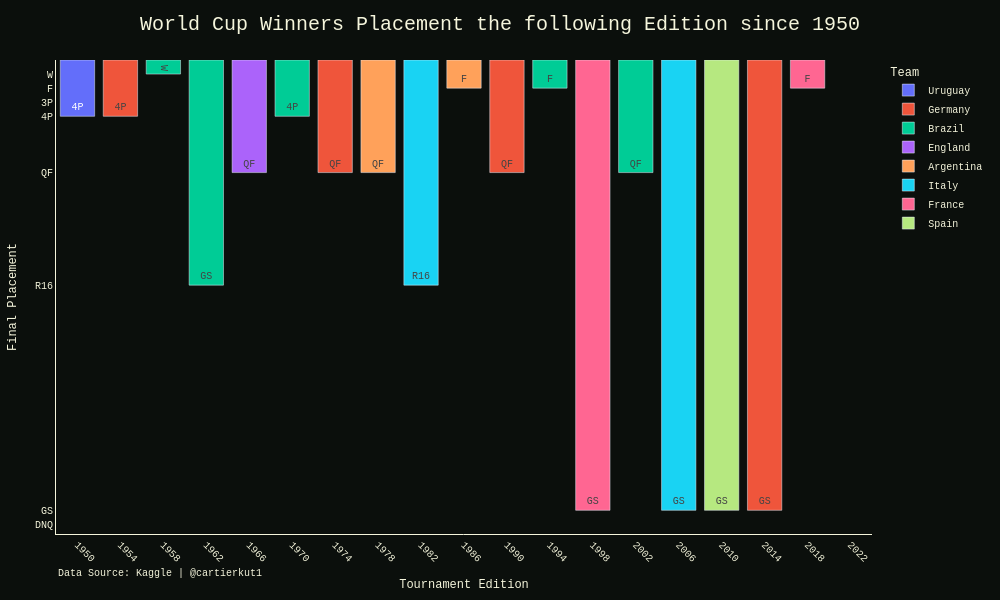

Notebook code cell kept with this figure:
### Code cell
base = all_editions.copy()
base["edition"] = pd.to_numeric(base["edition"])
base["position"] = pd.to_numeric(base["position"], errors="coerce")

editions = sorted(base["edition"].unique())
next_edition_map = dict(zip(editions[:-1], editions[1:]))

# winners only
df = base.loc[base["placement"].eq("Winner") & (base["edition"] >= 1950), ["edition", "country"]].copy()
df["next_edition"] = df["edition"].map(next_edition_map)

#min year
min_ed = df["edition"].min()

# lookup that checks the same team in the immediate next World Cup
lookup = (
    base[["country", "edition", "placement", "position"]]
    .rename(
        columns={
            "edition": "next_edition",
            "placement": "next_placement",
            "position": "next_position",
        }
    )
)

df = df.merge(lookup, on=["country", "next_edition"], how="left")

# missing in the immediate next edition = did not qualify
df.loc[df["next_edition"].notna() & df["next_position"].isna(), "next_placement"] = "DNQ"

# no next edition available in the dataset yet
df.loc[df["next_edition"].isna(), "next_placement"] = "TBD"

dnq_rank = base["position"].max() + 1
df["plot_position"] = df["next_position"]
df.loc[df["next_placement"].eq("DNQ"), "plot_position"] = dnq_rank

placement_map = {
    "Winner": "W",
    "Runner-up": "F",
    "Third Place": "3P",
    "Fourth Place": "4P",
    "Semi-final": "SF",
    "Quarter-final": "QF",
    "Round of 16": "R16",
    "Group Stage": "GS",
    "DNQ": "DNQ",
    "TBD": "TBD",
}

value_map = {
    "W": 1,
    "F": 2,
    "3P": 3,
    "4P": 4,
    "QF": 8,
    "R16": 16,
    "GS": 32,
    }

df["next_placement_short"] = df["next_placement"].map(placement_map)
df["next_placement_value"] = df["next_placement_short"].map(value_map)
fig = px.bar(
    df,
    x="edition",
    y="plot_position",
    hover_data=["country", "next_edition", "next_placement"],
    text="next_placement_short",
    title="Every World Cup Winners Placement the following Edition",
    color="country",

)
fig.update_yaxes(
    autorange="reversed",
    title= "Finish",
    tickvals=[1, 2, 3, 4, 8, 16, 32, dnq_rank],
    ticktext=["W", "F", "3P", "4P", "QF", "R16", "GS", "DNQ"],
    )
fig.update_xaxes(
    tickmode="array",
    tickvals=tick_vals,
    ticktext=[str(x) for x in tick_vals],
    tickangle=45,
    title= "Tournament Edition"
)

fig.update_layout(
    height=600,
    width=1000,
     title=dict(
            font=dict(size=20, color="Beige"),
            text= f"World Cup Winners Placement the following Edition since {min_ed}",
            x=0.5
        ),
    legend = dict(
        title="Team"
        ),
    font=dict(
        family="Courier New, monospace",
        size=10,
        color="Beige"
    ),
    margin=dict(l=40, r=40, t=60, b=40),
    paper_bgcolor="#0B0F0C", autosize=False, plot_bgcolor = '#0B0F0C',
    xaxis=dict(
        title="Tournament Edition",
        showgrid=False,
        gridcolor='rgba(0,255,65,0.15)',
        zeroline=False,
        linecolor='Beige',
        tickcolor= 'Beige',
    ),

    yaxis=dict(
        title="Final Placement",
        showgrid=False,
        gridcolor='rgba(0,255,65,0.15)',
        zeroline=False,
        linecolor='Beige',
        tickcolor= 'Beige',
    )
        
)

#add caption at the bottom of the chart
fig.add_annotation(
        text="Data Source: Kaggle | @cartierkut1",
        xref="paper", yref="paper",
        x=0, y=-0.1,
        showarrow=False,
        font=dict(size=10, color="Beige"),
)


fig.show(scale=3)
fig.write_image("assets/visualizations/b2b2.png", scale=2)

print(df["next_placement_short"].value_counts())
print(df["next_placement_value"].mean())

### Figure 1 — Plotly figure (JSON) as saved in the notebook; plotly's stock layout.template omitted (floating-point values rounded to 4 significant figures)
{"data": [{"customdata": [["Uruguay", 1954, "Fourth Place"]], "hovertemplate": "country=%{customdata[0]}<br>edition=%{x}<br>plot_position=%{y}<br>next_placement_short=%{text}<br>next_edition=%{customdata[1]}<br>next_placement=%{customdata[2]}<extra></extra>", "legendgroup": "Uruguay", "marker": {"color": "#636efa", "pattern": {"shape": ""}}, "name": "Uruguay", "orientation": "v", "showlegend": true, "text": ["4P"], "textposition": "auto", "type": "bar", "x": [1950], "xaxis": "x", "y": [4.0], "yaxis": "y"}, {"customdata": [["Germany", 1958, "Fourth Place"], ["Germany", 1978, "Quarter-final"], ["Germany", 1994, "Quarter-final"], ["Germany", 2018, "Group Stage"]], "hovertemplate": "country=%{customdata[0]}<br>edition=%{x}<br>plot_position=%{y}<br>next_placement_short=%{text}<br>next_edition=%{customdata[1]}<br>next_placement=%{customdata[2]}<extra></extra>", "legendgroup": "Germany", "marker": {"color": "#EF553B", "pattern": {"shape": ""}}, "name": "Germany", "orientation": "v", "showlegend": true, "text": ["4P", "QF", "QF", "GS"], "textposition": "auto", "type": "bar", "x": [1954, 1974, 1990, 2014], "xaxis": "x", "y": [4.0, 8.0, 8.0, 32.0], "yaxis": "y"}, {"customdata": [["Brazil", 1962, "Winner"], ["Brazil", 1966, "Group Stage"], ["Brazil", 1974, "Fourth Place"], ["Brazil", 1998, "Runner-up"], ["Brazil", 2006, "Quarter-final"]], "hovertemplate": "country=%{customdata[0]}<br>edition=%{x}<br>plot_position=%{y}<br>next_placement_short=%{text}<br>next_edition=%{customdata[1]}<br>next_placement=%{customdata[2]}<extra></extra>", "legendgroup": "Brazil", "marker": {"color": "#00cc96", "pattern": {"shape": ""}}, "name": "Brazil", "orientation": "v", "showlegend": true, "text": ["W", "GS", "4P", "F", "QF"], "textposition": "auto", "type": "bar", "x": [1958, 1962, 1970, 1994, 2002], "xaxis": "x", "y": [1.0, 16.0, 4.0, 2.0, 8.0], "yaxis": "y"}, {"customdata": [["England", 1970, "Quarter-final"]], "hovertemplate": "country=%{customdata[0]}<br>edition=%{x}<br>plot_position=%{y}<br>next_placement_short=%{text}<br>next_edition=%{customdata[1]}<br>next_placement=%{customdata[2]}<extra></extra>", "legendgroup": "England", "marker": {"color": "#ab63fa", "pattern": {"shape": ""}}, "name": "England", "orientation": "v", "showlegend": true, "text": ["QF"], "textposition": "auto", "type": "bar", "x": [1966], "xaxis": "x", "y": [8.0], "yaxis": "y"}, {"customdata": [["Argentina", 1982, "Quarter-final"], ["Argentina", 1990, "Runner-up"], ["Argentina", null, "TBD"]], "hovertemplate": "country=%{customdata[0]}<br>edition=%{x}<br>plot_position=%{y}<br>next_placement_short=%{text}<br>next_edition=%{customdata[1]}<br>next_placement=%{customdata[2]}<extra></extra>", "legendgroup": "Argentina", "marker": {"color": "#FFA15A", "pattern": {"shape": ""}}, "name": "Argentina", "orientation": "v", "showlegend": true, "text": ["QF", "F", "TBD"], "textposition": "auto", "type": "bar", "x": [1978, 1986, 2022], "xaxis": "x", "y": [8.0, 2.0, NaN], "yaxis": "y"}, {"customdata": [["Italy", 1986, "Round of 16"], ["Italy", 2010, "Group Stage"]], "hovertemplate": "country=%{customdata[0]}<br>edition=%{x}<br>plot_position=%{y}<br>next_placement_short=%{text}<br>next_edition=%{customdata[1]}<br>next_placement=%{customdata[2]}<extra></extra>", "legendgroup": "Italy", "marker": {"color": "#19d3f3", "pattern": {"shape": ""}}, "name": "Italy", "orientation": "v", "showlegend": true, "text": ["R16", "GS"], "textposition": "auto", "type": "bar", "x": [1982, 2006], "xaxis": "x", "y": [16.0, 32.0], "yaxis": "y"}, {"customdata": [["France", 2002, "Group Stage"], ["France", 2022, "Runner-up"]], "hovertemplate": "country=%{customdata[0]}<br>edition=%{x}<br>plot_position=%{y}<br>next_placement_short=%{text}<br>next_edition=%{customdata[1]}<br>next_placement=%{customdata[2]}<extra></extra>", "legendgroup": "France", "marker": {"color": "#FF6692", "pattern": {"shape": ""}}, "name": "France", "orientation": "v", "showlegend": true, "text": ["GS", "F"], "textposition": "auto", "type": "bar", "x": [1998, 2018], "xaxis": "x", "y": [32.0, 2.0], "yaxis": "y"}, {"customdata": [["Spain", 2014, "Group Stage"]], "hovertemplate": "country=%{customdata[0]}<br>edition=%{x}<br>plot_position=%{y}<br>next_placement_short=%{text}<br>next_edition=%{customdata[1]}<br>next_placement=%{customdata[2]}<extra></extra>", "legendgroup": "Spain", "marker": {"color": "#B6E880", "pattern": {"shape": ""}}, "name": "Spain", "orientation": "v", "showlegend": true, "text": ["GS"], "textposition": "auto", "type": "bar", "x": [2010], "xaxis": "x", "y": [32.0], "yaxis": "y"}], "layout": {"annotations": [{"font": {"color": "Beige", "size": 10}, "showarrow": false, "text": "Data Source: Kaggle | @cartierkut1", "x": 0, "xref": "paper", "y": -0.1, "yref": "paper"}], "autosize": false, "barmode": "relative", "font": {"color": "Beige", "family": "Courier New, monospace", "size": 10}, "height": 600, "legend": {"title": {"text": "Team"}, "tracegroupgap": 0}, "margin": {"b": 40, "l": 40, "r": 40, "t": 60}, "paper_bgcolor": "#0B0F0C", "plot_bgcolor": "#0B0F0C", "title": {"font": {"color": "Beige", "size": 20}, "text": "World Cup Winners Placement the following Edition since 1950", "x": 0.5}, "width": 1000, "xaxis": {"anchor": "y", "domain": [0, 1], "gridcolor": "rgba(0,255,65,0.15)", "linecolor": "Beige", "showgrid": false, "tickangle": 45, "tickcolor": "Beige", "tickmode": "array", "ticktext": ["1930", "1934", "1938", "1950", "1954", "1958", "1962", "1966", "1970", "1974", "1978", "1982", "1986", "1990", "1994", "1998", "2002", "2006", "2010", "2014", "2018", "2022"], "tickvals": [1930, 1934, 1938, 1950, 1954, 1958, 1962, 1966, 1970, 1974, 1978, 1982, 1986, 1990, 1994, 1998, 2002, 2006, 2010, 2014, 2018, 2022], "title": {"text": "Tournament Edition"}, "zeroline": false}, "yaxis": {"anchor": "x", "autorange": "reversed", "domain": [0, 1], "gridcolor": "rgba(0,255,65,0.15)", "linecolor": "Beige", "showgrid": false, "tickcolor": "Beige", "ticktext": ["W", "F", "3P", "4P", "QF", "R16", "GS", "DNQ"], "tickvals": [1, 2, 3, 4, 8, 16, 32, 33], "title": {"text": "Final Placement"}, "zeroline": false}}}
